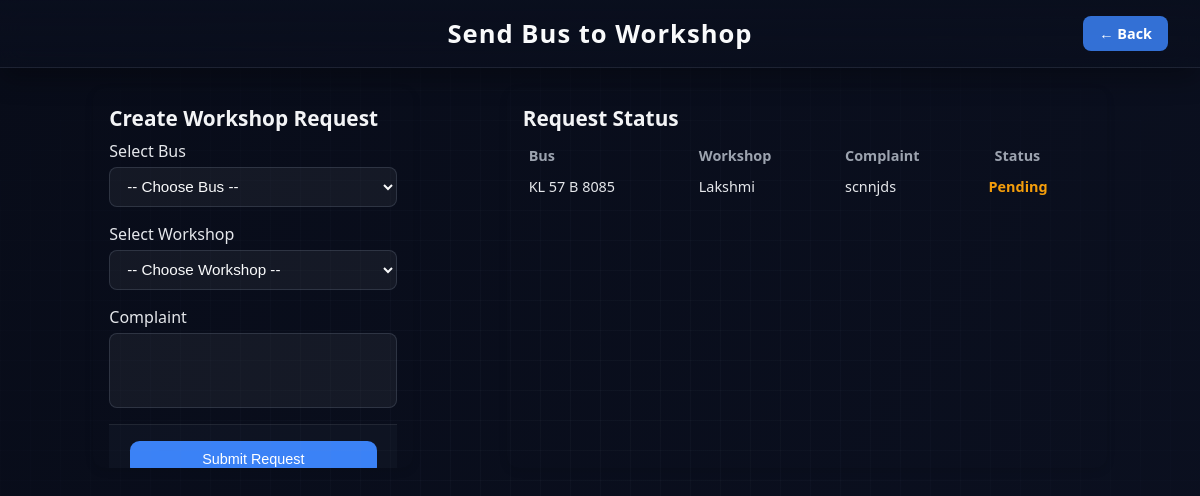
Page /requesttoworkshop (signed in) on the earlier database version.
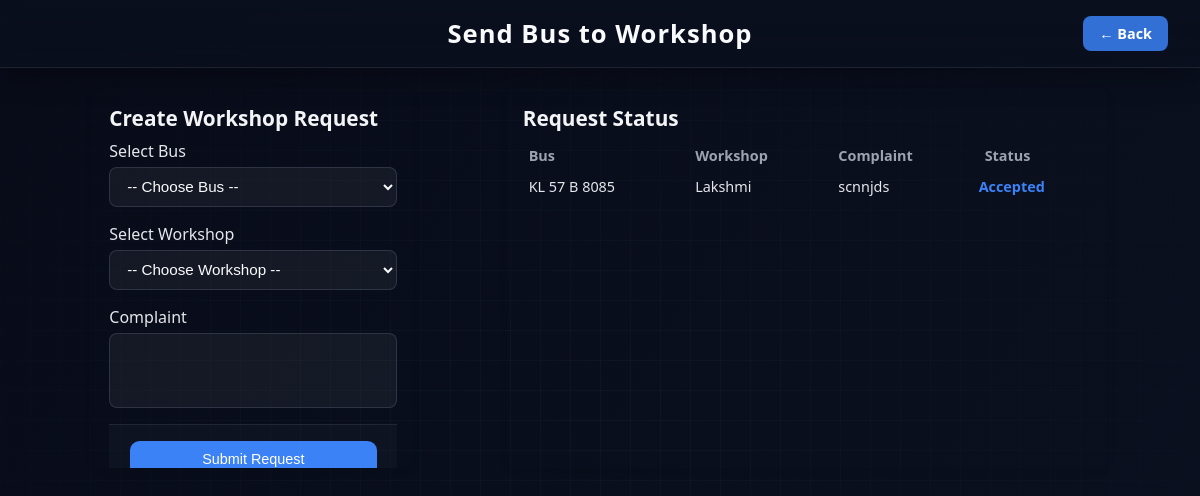
Same page on the later database version.
### busapp/models.py (models this page shows)
class AssignWorkshopModel(models.Model):
    BusId = models.ForeignKey(BusModel, on_delete=models.CASCADE, null=True, blank=True)
    Workid = models.ForeignKey(WorkShopModel, on_delete=models.CASCADE, null=True, blank=True)
    status = models.CharField(max_length=100, null=True, blank=True)
    Complaint = models.TextField(null=True, blank=True)

class BusModel(models.Model):
    OwnerId = models.ForeignKey(OwnerModel, on_delete=models.CASCADE, null=True, blank=True)
    name = models.CharField(max_length=100, null=True, blank=True)
    Number = models.CharField(max_length=100, null=True, blank=True)
    Type = models.CharField(max_length=100, null=True, blank=True)
    capacity = models.CharField(max_length=100, null=True, blank=True)
    image = models.FileField(upload_to='busimages', null=True, blank=True)

class WorkShopModel(models.Model):
    Login_Id = models.ForeignKey(LoginModel, on_delete=models.CASCADE, null=True, blank=True)
    Fullname = models.CharField(max_length=100, null=True, blank=True)
    Age = models.IntegerField(null=True, blank=True)
    Phone = models.BigIntegerField(null=True, blank=True)
    Place = models.CharField(max_length=100, null=True, blank=True)
    Email = models.EmailField(null=True, blank=True)
    WorshopName = models.CharField(max_length=100, null=True)

### busapp/views.py (the view, shortened to what this page needs)
# urls.py: path('requesttoworkshop', AssignWorkshopView.as_view(), name='requesttoworkshop'),
class AssignWorkshopView(View):
    def get(self, request):
        c = BusModel.objects.filter(OwnerId__Login_ID__id = request.session['login_id'])
        d = WorkShopModel.objects.all()
        e = AssignWorkshopModel.objects.all()
        return render(request, 'BusOwner/RequestToWorkshop.html',{'buses':c, 'work':d, 'requests_list':e })

### templates/BusOwner/RequestToWorkshop.html (shortened to what this page needs)
{% load static %}
<!DOCTYPE html>
<html lang="en">
<head>
  <link rel="stylesheet" href="{% static 'css/dash.css' %}">
</head>
<body>
  <header>
    <h1>Send Bus to Workshop</h1>
    <a href="/ownerdash" class="add-bus-btn">← Back</a>
  </header>
  <div class="container">
    <div class="driver-card">
      <div class="driver-info">
        <h2>Create Workshop Request</h2>
        <form method="post">
          <div class="form-group">
            <label for="bus">Select Bus</label>
            <select name="BusId" id="bus" required>
              <option value="">-- Choose Bus --</option>
            </select>
          </div>
          <div class="form-group">
            <label for="workshop">Select Workshop</label>
            <select name="Workid" id="workshop" required>
              <option value="">-- Choose Workshop --</option>
            </select>
          </div>
          <div class="form-group">
            <label for="complaint">Complaint</label>
            <textarea name="Complaint" id="complaint" rows="3" required
              style="resize:none; padding:.6rem .8rem; border-radius:.5rem;
                     border:1px solid rgba(148,163,184,0.2); background:rgba(255,255,255,0.05);
                     color:#f9fafb; font-size:0.95rem;"></textarea>
          </div>
          <div class="actions">
            <button type="submit" class="edit-btn">Submit Request</button>
          </div>
        </form>
      </div>
    </div>
    <div class="driver-card" style="max-width:600px; height:auto;">
      <div class="driver-info">
        <h2>Request Status</h2>
        {% if requests_list %}
          <table style="width:100%; border-collapse:collapse; font-size:0.9rem;">
            <thead>
              <tr style="color:#9ca3af;">
                <th style="text-align:left; padding:6px;">Bus</th>
                <th style="text-align:left; padding:6px;">Workshop</th>
                <th style="text-align:left; padding:6px;">Complaint</th>
                <th style="text-align:left; padding:6px;">Status</th>
              </tr>
            </thead>
            <tbody>
              {% for req in requests_list %}
              <tr>
                <td style="padding:6px;">{{ req.BusId.Number }}</td>
                <td style="padding:6px;">{{ req.Workid.WorshopName }}</td>
                <td style="padding:6px;">{{ req.Complaint }}</td>
                <td class="{% if req.status == 'Pending' %}status-pending
                           {% elif req.status == 'Completed' %}status-completed
                           {% else %}status-progress{% endif %}">
                  {{ req.status }}
                </td>
              </tr>
              {% endfor %}
            </tbody>
          </table>
        {% else %}
          <p>No requests yet.</p>
        {% endif %}
      </div>
    </div>
  </div>
</body>
</html>

Differences in the rows shown:
changed AssignWorkshopModel "scnnjds": status "Pending" → "Accepted"
